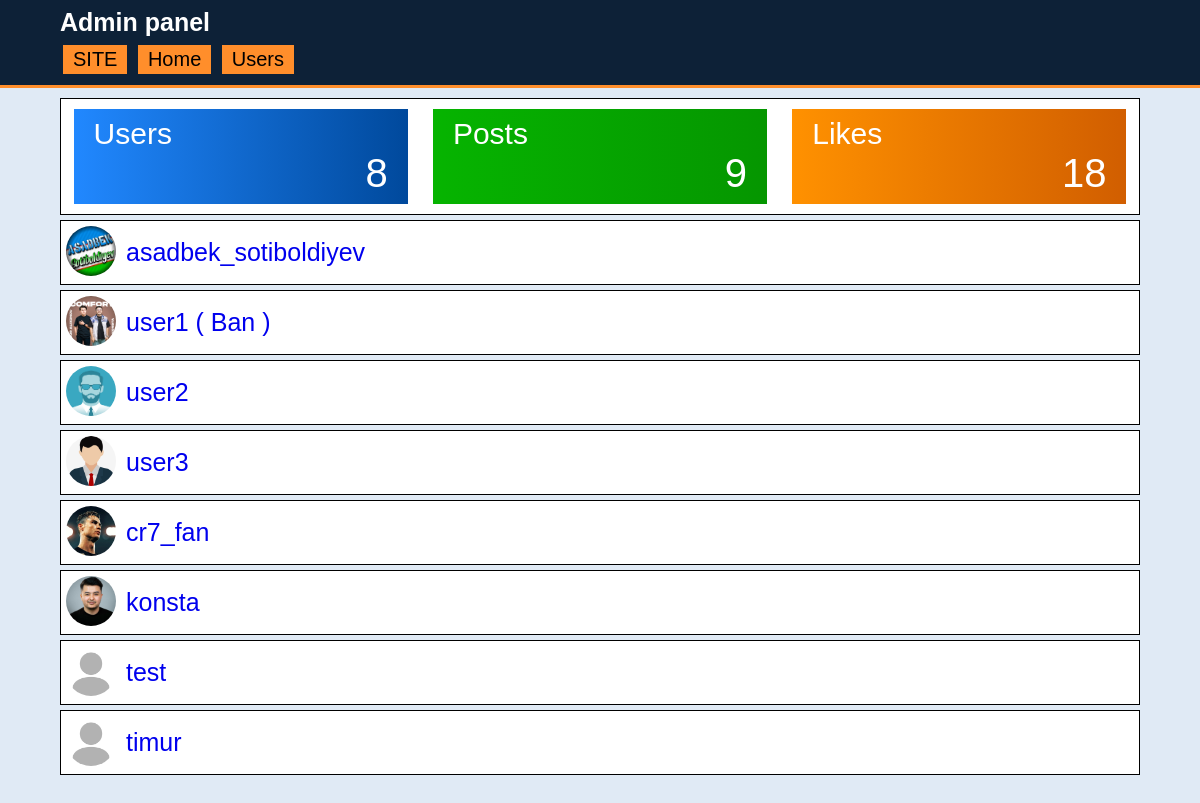
/admin/index.php (signed in), run on an earlier commit of the app's database.
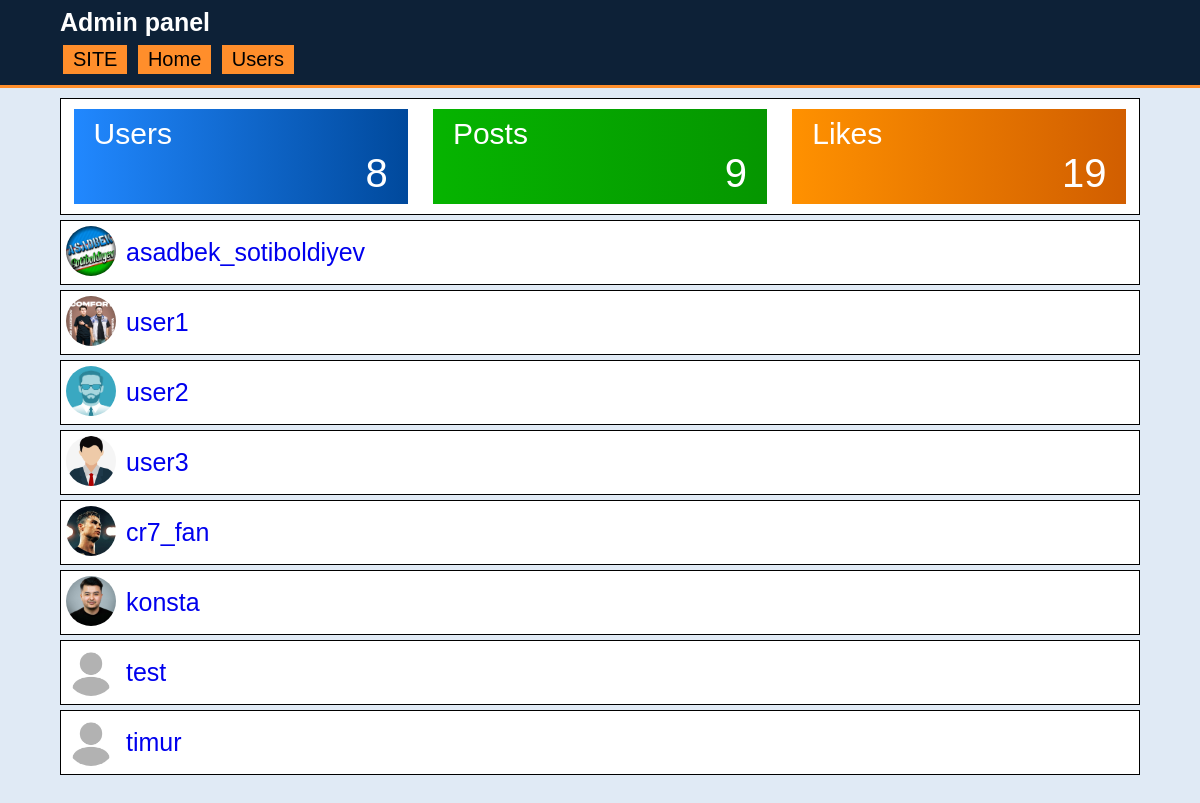
And on a later commit of the database.
### tables this page shows
CREATE TABLE "profiles" (
	"id"	INTEGER,
	"name"	TEXT NOT NULL,
	"username"	BLOB NOT NULL,
	"is_active"	INTEGER NOT NULL DEFAULT 0,
	"photo"	TEXT DEFAULT '/media/profile-img/default.jpg',
	"followers"	INTEGER DEFAULT 0,
	"posts"	INTEGER DEFAULT 0,
	"following"	INTEGER DEFAULT 0,
	"ban"	INTEGER DEFAULT 0,
	"last_login"	TEXT DEFAULT 0,
	PRIMARY KEY("id" AUTOINCREMENT)
);

### includes/db-functions/users.php (called while the page is built, shortened)
<?php
function get_user_by_id($id, $db){
	$user = $db->query("SELECT * FROM users WHERE id = '$id'")->fetch(PDO::FETCH_ASSOC);
	return $user;
}
function get_users_count($db){
	$query = $db->prepare("SELECT COUNT(*) FROM users");
	$query->execute();
	$result = $query->fetch(PDO::FETCH_ASSOC);
	return $result["COUNT(*)"];
}
function user_is_admin($user_id, $db){
	$user = get_user_by_id($user_id, $db);
	return ($user['admin'] == '1');
}
?>

### includes/db-functions/posts.php (called while the page is built, shortened)
<?php
function get_posts_count($db){
	$query = $db->prepare("SELECT COUNT(*) FROM posts");
	$query->execute();
	$result = $query->fetch(PDO::FETCH_ASSOC);
	return $result["COUNT(*)"];
}
?>

### includes/db-functions/likes.php (called while the page is built, shortened)
<?php
function get_likes_count($db){
	$query = $db->prepare("SELECT COUNT(*) FROM likes");
	$query->execute();
	$result = $query->fetch(PDO::FETCH_ASSOC);
	return $result["COUNT(*)"];
}
?>

### includes/db-functions/profiles.php (called while the page is built, shortened)
<?php
function get_profiles_last_login($db){
	$query = $db->prepare("SELECT * FROM profiles ORDER BY last_login DESC LIMIT 30");
	$query->execute();
	$result = $query->fetchAll(PDO::FETCH_ASSOC);
	return $result;
}
?>

### admin/index.php (the view, shortened to what this page needs)
<?php
$path = "../includes";
require "$path/database.php";
require "$path/db-functions/users.php";
$PROFILE = $_SESSION['profile'];
if(!user_is_admin($PROFILE['id'], $db)){
    require "$path/403.php";
}else{
    require "$path/db-functions/profiles.php";
    require "$path/db-functions/posts.php";
    require "$path/db-functions/likes.php";
    $last_logined_users = get_profiles_last_login($db);
?>
<!DOCTYPE html>
<html lang="en">
<head>
    <link rel="stylesheet" href="/static/style.css">
    <link rel="stylesheet" href="/static/admin.css">
</head>
<body>
    <header>
		<div class="container">
            <h2 id="afisha">
                <a>Admin panel</a>
            </h2>
            <nav>
                <a class="header-link" href="/">SITE</a>
                <a class="header-link" href="/admin">Home</a>
                <a class="header-link" href="/admin/users.php">Users</a>
            </nav>
		</div>
	</header>
    <div class="container">
        <div class="stat-cards">
            <div class="card blue">
                <p class="title">Users</p>
                <p class="result">
                    <?= get_users_count($db) ?>
                </p>
            </div>
            <div class="card green">
                <p class="title">Posts</p>
                <p class="result">
                    <?= get_posts_count($db) ?>
                </p>
            </div>
            <div class="card orange">
                <p class="title">Likes</p>
                <p class="result">
                    <?= get_likes_count($db) ?>
                </p>
            </div>
        </div>
        <div class="users-list">
            <?php foreach($last_logined_users as $user):?>
                <div class="card-user">
                    <img src="<?= $user['photo']?>">
                    <a href="/admin/user.php?username=<?= $user['username'] ?>">
                        <?= $user['username']?>
                        <?php
                            if($user['ban'] == '1')
                                echo " ( Ban )";
                        ?>
                    </a>
                </div>
            <?php endforeach ?>
        </div>
    </div>
</body>
</html>
<?php }?>

What changed in the data, as far as the page shows it:
changed profiles "user1": no longer shows "( Ban )"
Also different on the page:
get_likes_count($db): "18" → "19"
